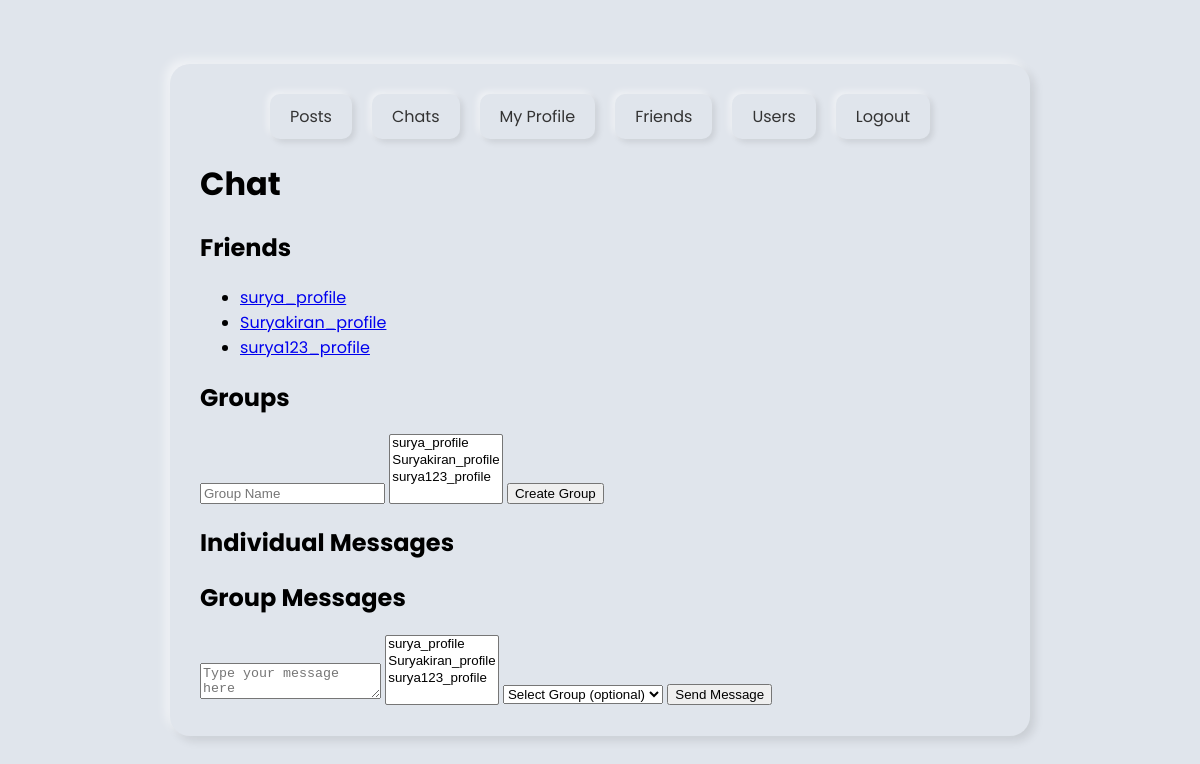
/messages/ (signed in), run on an earlier commit of the app's database.
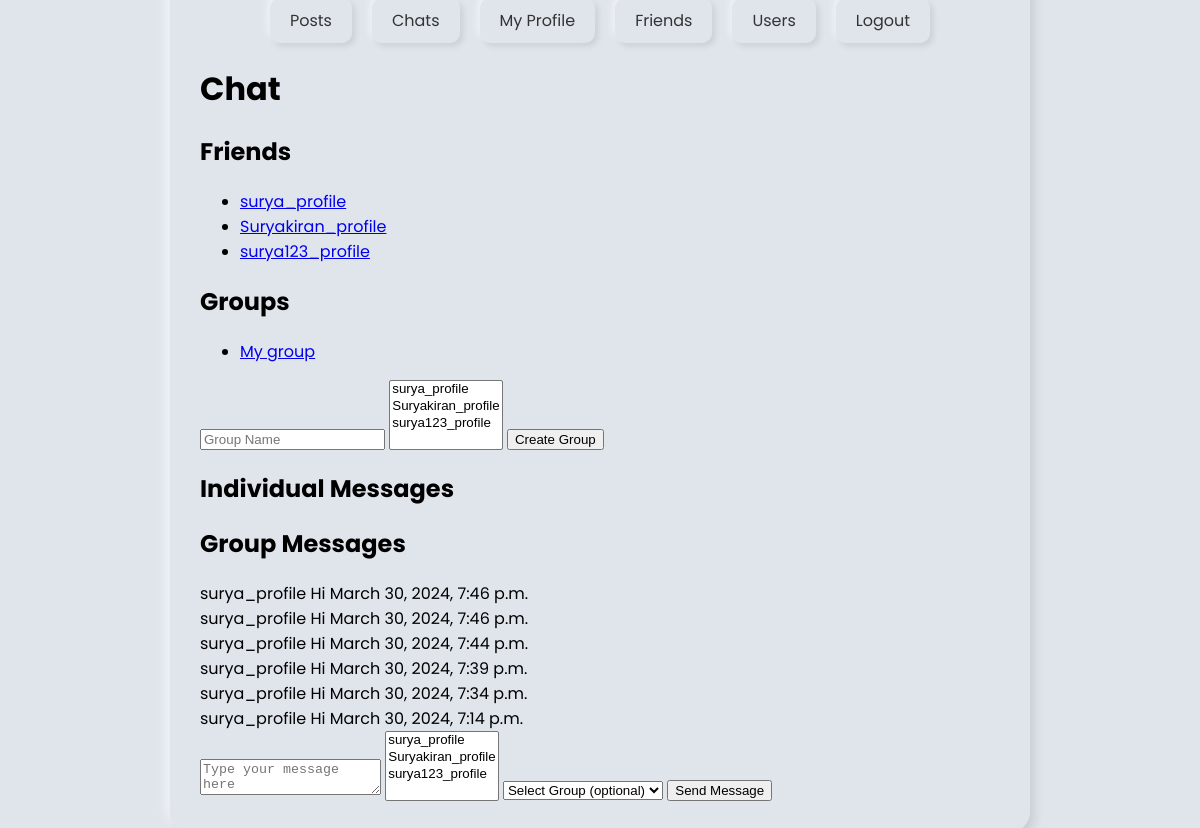
And on a later commit of the database.
### inst_profile/models.py (models this page shows, shortened)
class Profile(models.Model):
    user = models.OneToOneField(User, on_delete=models.CASCADE)
    username = models.CharField(max_length=50, unique=True)
    date_of_birth = models.DateField(null=True,blank=True)
    photo = models.ImageField(upload_to='profile_photos', null=True, blank=True)
    friends = models.ManyToManyField('self', blank=True, symmetrical=False)

### inst_messages/models.py (models this page shows, shortened)
class Group(models.Model):
    name = models.CharField(max_length=100)
    members = models.ManyToManyField(Profile, related_name='groups')
    created_by = models.ForeignKey(Profile, related_name='created_groups', on_delete=models.CASCADE)
    created_at = models.DateTimeField(auto_now_add=True)

class Message(models.Model):
    sender = models.ForeignKey(Profile, related_name='sent_messages', on_delete=models.CASCADE)
    recipients = models.ManyToManyField(Profile, related_name='received_messages')
    content = models.TextField()
    timestamp = models.DateTimeField(default=timezone.now)
    is_read = models.BooleanField(default=False)

### inst_messages/views.py (the view)
# urls.py: path('', views.chat, name="chat"),
@login_required
def chat(request):
    profile = request.user.profile
    friends = profile.friends.all()
    groups = profile.groups.all()
    individual_messages = Message.objects.filter(
        recipients=profile
    ).annotate(
        recipients_count=Count('recipients')
    ).filter(
        recipients_count=2
    ).order_by('-timestamp')
    group_messages = Message.objects.filter(
        recipients__in=profile.groups.values_list('members', flat=True)
    ).order_by('-timestamp')
    return render(request, 'chat.html', {
        'friends': friends,
        'groups': groups,
        'individual_messages': individual_messages,
        'group_messages': group_messages
    })

### templates/chat.html (shortened to what this page needs)
{% extends 'base.html' %}
{% block content %}
  <h1>Chat</h1>
  <div class="chat-container">
    <div class="sidebar">
      <div class="friends-list">
        <h2>Friends</h2>
        <ul>
          {% for friend in friends %}
            <li><a href="{% url 'individual_chat' friend.id %}">{{ friend.username }}</a></li>
          {% endfor %}
        </ul>
      </div>
      <div class="groups-list">
        <h2>Groups</h2>
        <ul>
          {% for group in groups %}
            <li><a href="{% url 'group_chat' group.id %}">{{ group.name }}</a></li>
          {% endfor %}
        </ul>
        <form method="post" action="{% url 'create_group' %}">
          <input type="text" name="name" placeholder="Group Name">
          <select name="members" multiple>
            {% for friend in friends %}
              <option value="{{ friend.id }}">{{ friend.username }}</option>
            {% endfor %}
          </select>
          <button type="submit">Create Group</button>
        </form>
      </div>
    </div>
    <div class="chat-messages">
      <h2>Individual Messages</h2>
      <h2>Group Messages</h2>
      {% for message in group_messages %}
        <div class="message {% if message.sender == request.user.profile %}sent{% else %}received{% endif %}">
          <span class="sender">{{ message.sender.username }}</span>
          <span class="content">{{ message.content }}</span>
          <span class="timestamp">{{ message.timestamp }}</span>
        </div>
      {% endfor %}
    </div>
  </div>
  <form method="post" action="{% url 'send_message' %}">
    <textarea name="content" placeholder="Type your message here"></textarea>
    <select name="recipients" multiple>
      {% for friend in friends %}
        <option value="{{ friend.id }}">{{ friend.username }}</option>
      {% endfor %}
    </select>
    <select name="group_id">
      <option value="">Select Group (optional)</option>
    </select>
    <button type="submit">Send Message</button>
  </form>
{% endblock %}

### templates/base.html (shortened to what this page needs)
<!DOCTYPE html>
<html>
  <head>
  </head>
  <body>
    <div class="container">
      <nav>
        <a href="{% url 'post_list' %}">Posts</a>
        <a href="{% url 'chat' %}">Chats</a>
        <a href="{% url 'profile' %}">My Profile</a>
        <a href="{% url 'friends' %}">Friends</a>
        <a href="{% url 'user_list' %}">Users</a>
        <a href="{% url 'logout' %}">Logout</a>
      </nav>
      {% block content %}{% endblock %}
    </div>
  </body>
</html>

### templates/base.html (style rules this page uses)
body { background-color: #e0e5ec; font-family: 'Poppins', sans-serif; display: flex; justify-content: center; align-items: center; height: 100vh; margin: 0; }
.container { background-color: #e0e5ec; border-radius: 20px; box-shadow: -5px -5px 10px rgba(255, 255, 255, 0.5), 5px 5px 10px rgba(0, 0, 0, 0.1); padding: 30px; max-width: 800px; width: 100%; }
nav { display: flex; justify-content: center; margin-bottom: 20px; }
nav a { background-color: #e0e5ec; border-radius: 10px; box-shadow: -3px -3px 6px rgba(255, 255, 255, 0.5), 3px 3px 6px rgba(0, 0, 0, 0.1); color: #333; padding: 10px 20px; text-decoration: none; margin: 0 10px; transition: all 0.3s ease; }

What changed in the data, as far as the page shows it:
added Group: name "My group"
added Message: sender.username "surya_profile", content "Hi", timestamp "March 30, 2024, 7:46 p.m."
added Message: sender.username "surya_profile", content "Hi", timestamp "March 30, 2024, 7:46 p.m."
added Message: sender.username "surya_profile", content "Hi", timestamp "March 30, 2024, 7:44 p.m."
added Message: sender.username "surya_profile", content "Hi", timestamp "March 30, 2024, 7:39 p.m."
added Message: sender.username "surya_profile", content "Hi", timestamp "March 30, 2024, 7:34 p.m."
added Message: sender.username "surya_profile", content "Hi", timestamp "March 30, 2024, 7:14 p.m."
